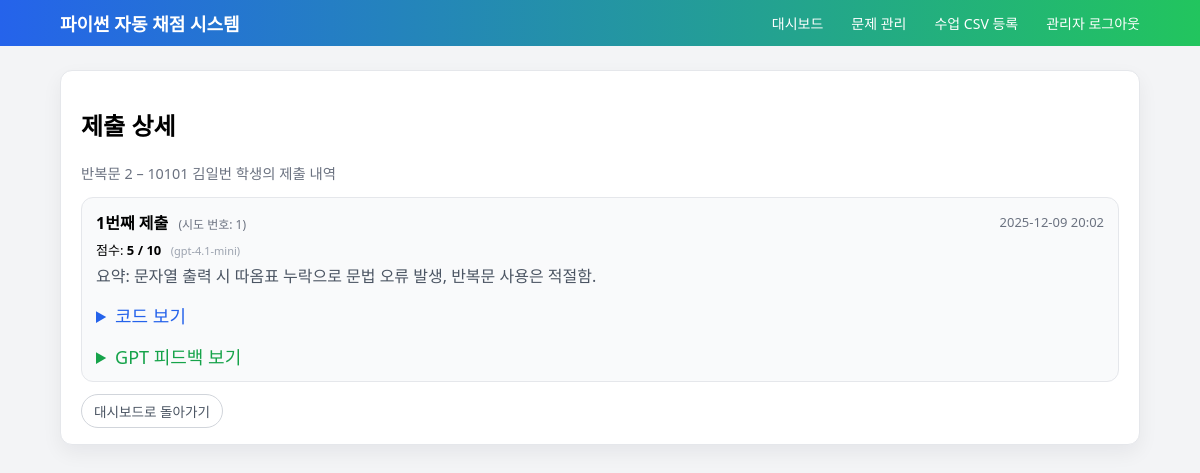
The page /admin/submissions?student_id=1&problem_id=3 (signed in) on the database as committed earlier.
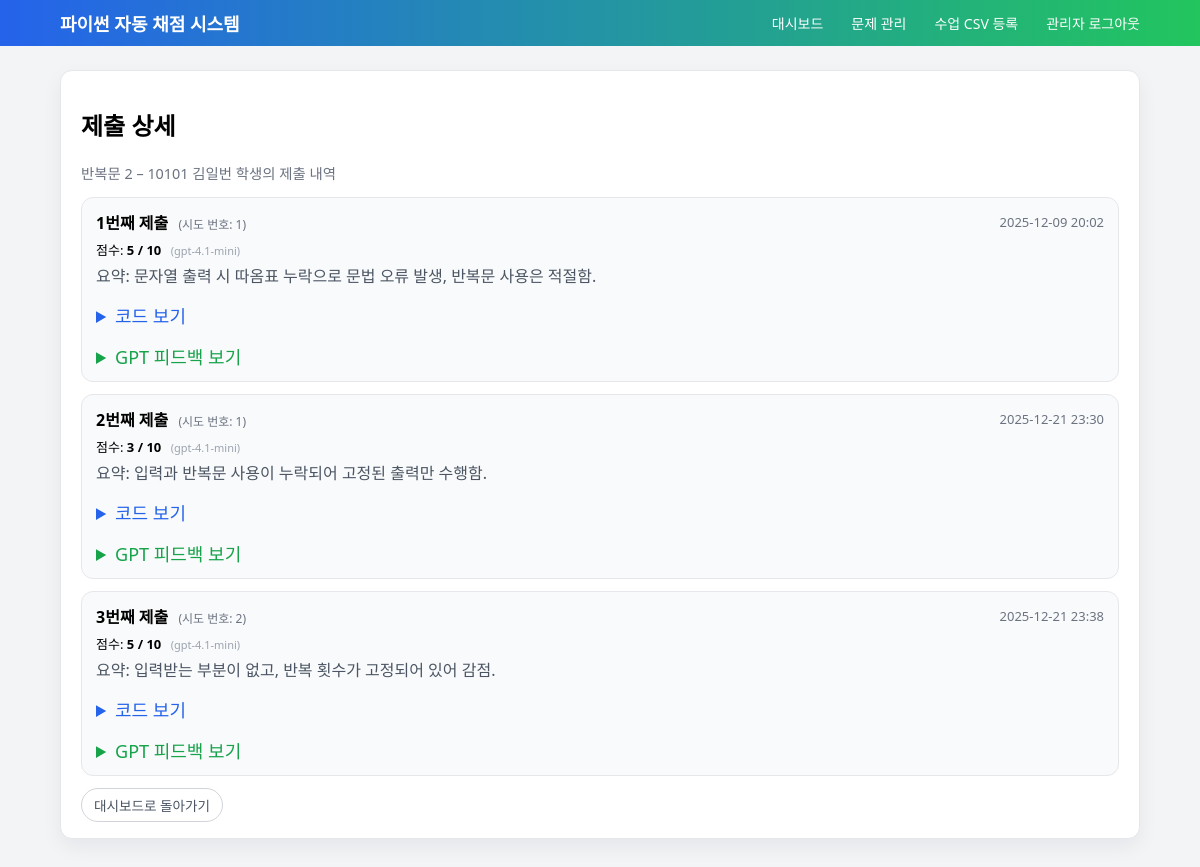
The same page on the database as committed later.
### models.py (models this page shows, shortened)
class Submission(db.Model):
    id = db.Column(db.Integer, primary_key=True)
    student_id = db.Column(
        db.Integer, db.ForeignKey("student.id"), nullable=False
    )
    problem_id = db.Column(
        db.Integer, db.ForeignKey("problem.id"), nullable=False
    )
    code = db.Column(db.Text, nullable=False)
    score = db.Column(db.Integer, nullable=True)
    max_score = db.Column(db.Integer, nullable=True)
    feedback = db.Column(db.Text, nullable=True)
    summary = db.Column(db.Text, nullable=True)
    attempt_no = db.Column(db.Integer, nullable=True)        # 몇 번째 시도인지
    gpt_model = db.Column(db.String(100), nullable=True)
    created_at = db.Column(db.DateTime, default=datetime.utcnow)

### app.py (the view)
    @app.route("/admin/submissions")
    @admin_login_required
    def admin_submissions():
        student_id = request.args.get("student_id", type=int)
        problem_id = request.args.get("problem_id", type=int)
        if not student_id or not problem_id:
            flash("student_id와 problem_id가 필요합니다.")
            return redirect(url_for("admin_dashboard"))
        student = Student.query.get_or_404(student_id)
        problem = Problem.query.get_or_404(problem_id)
        subs = (
            Submission.query
            .filter_by(student_id=student.id, problem_id=problem.id)
            .order_by(Submission.attempt_no.asc())
            .all()
        )
        return render_template(
            "admin/submissions.html",
            student=student,
            problem=problem,
            submissions=subs,
        )

### app.py (called while the page is built)
def admin_login_required(f):
    @wraps(f)
    def wrapper(*args, **kwargs):
        if "admin_id" not in session:
            flash("관리자 로그인이 필요합니다.")
            return redirect(url_for("admin_login"))
        return f(*args, **kwargs)
    return wrapper

### models.py (called while the page is built)
    @property
    def student_code(self) -> str:
        return f"{self.grade}{self.class_no:02d}{self.student_no:02d}"

### templates/admin/submissions.html (shortened to what this page needs)
{% extends "base.html" %}
{% block content %}
<div class="card">
  <h2>제출 상세</h2>
  <p class="text-muted">
    {{ problem.title }} – {{ student.student_code }} {{ student.name }} 학생의 제출 내역
  </p>
  {% if submissions|length == 0 %}
    <p>아직 제출 내역이 없습니다.</p>
  {% else %}
    {% for sub in submissions %}
      <div style="border:1px solid #e5e7eb; border-radius:12px; padding:12px 14px; margin-bottom:12px; background:#f9fafb;">
        <div style="display:flex; justify-content:space-between; align-items:center; margin-bottom:6px;">
          <div>
            <strong>{{ loop.index }}번째 제출</strong>
            <span style="font-size:12px; color:#6b7280; margin-left:6px;">
              (시도 번호: {{ sub.attempt_no or '-' }})
            </span>
          </div>
          <div style="font-size:13px; color:#6b7280;">
            {{ sub.created_at|kst }}
          </div>
        </div>
        <div style="font-size:13px; margin-bottom:4px;">
          점수:
          {% if sub.score is not none %}
            <strong>{{ sub.score }} / {{ sub.max_score }}</strong>
          {% else %}
            -
          {% endif %}
          {% if sub.gpt_model %}
            <span style="font-size:11px; color:#9ca3af; margin-left:6px;">
              ({{ sub.gpt_model }})
            </span>
          {% endif %}
        </div>
        {% if sub.summary %}
          <div style="font-size:16px; margin-bottom:6px; color:#4b5563;">
            요약: {{ sub.summary }}
          </div>
        {% endif %}
        <details style="margin-top:15px;">
          <summary style="cursor:pointer; font-size:18px; color:#2563eb;">
            코드 보기
          </summary>
        </details>
        <details style="margin-top:15px;">
          <summary style="cursor:pointer; font-size:18px; color:#16a34a;">
            GPT 피드백 보기
          </summary>
        </details>
      </div>
    {% endfor %}
  {% endif %}
  <a href="{{ url_for('admin_dashboard') }}" class="btn btn-secondary">
    대시보드로 돌아가기
  </a>
</div>
{% endblock %}

Rows that differ between the two databases and show on the page:
added Submission: attempt_no "1", created_at|kst "2025-12-21 23:30", score "3", max_score "10", gpt_model "gpt-4.1-mini", summary "입력과 반복문 사용이 누락되어 고정된 출력만 수행함."
added Submission: attempt_no "2", created_at|kst "2025-12-21 23:38", score "5", max_score "10", gpt_model "gpt-4.1-mini", summary "입력받는 부분이 없고, 반복 횟수가 고정되어 있어 감점."
